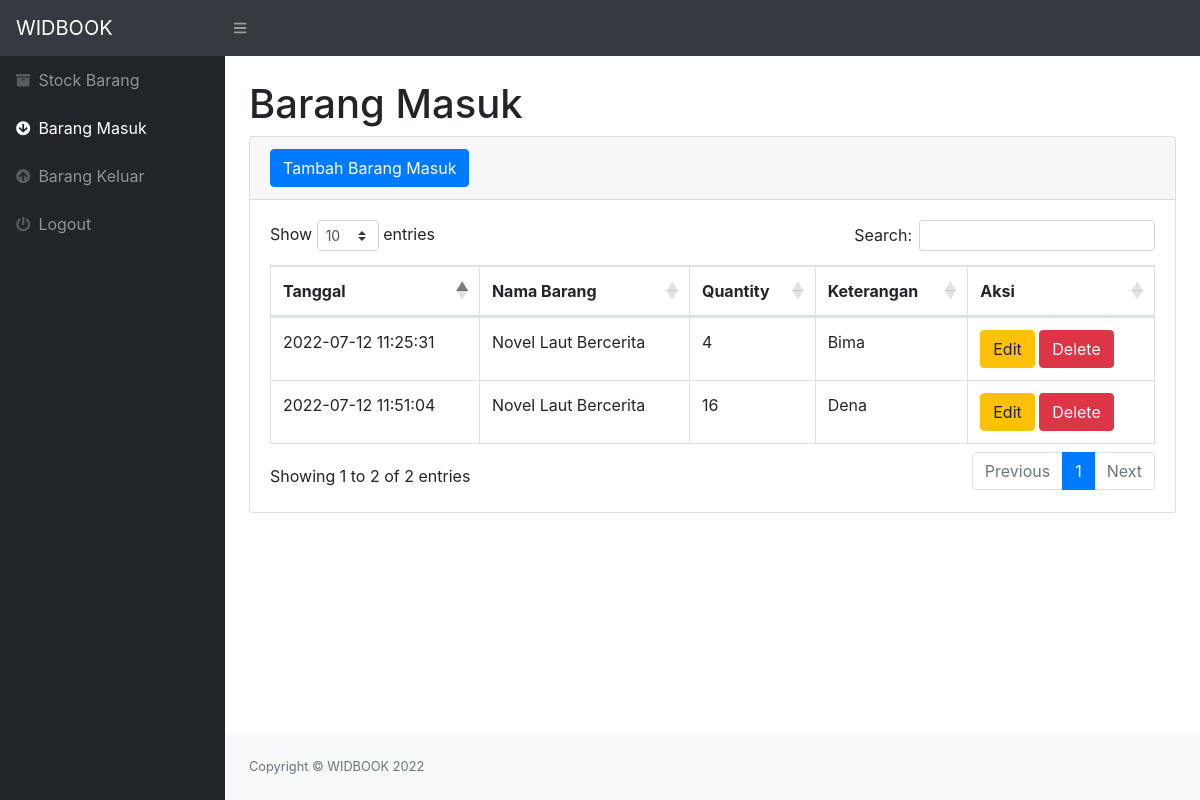
The app's page /masuk.php (signed in) with its own data.
### tables this page shows
CREATE TABLE `masuk` (
  `idmasuk` int(11) NOT NULL,
  `idbarang` int(11) NOT NULL,
  `tanggal` timestamp NOT NULL DEFAULT current_timestamp(),
  `keterangan` varchar(50) NOT NULL,
  `qty` int(11) NOT NULL
);

CREATE TABLE `stock` (
  `idbarang` int(11) NOT NULL,
  `namabarang` varchar(25) NOT NULL,
  `deskripsi` varchar(50) NOT NULL,
  `stock` int(11) NOT NULL
);

### masuk.php (the view, shortened to what this page needs)
<?php
require 'koneksi.php';
?>
<!DOCTYPE html>
<html lang="en">
    <head>
        <link href="css/styles.css" rel="stylesheet" />
        <link href="https://cdn.datatables.net/1.10.20/css/dataTables.bootstrap4.min.css" rel="stylesheet" />
    </head>
    <body class="sb-nav-fixed">
        <nav class="sb-topnav navbar navbar-expand navbar-dark bg-dark">
            <a class="navbar-brand" href="index.php">WIDBOOK</a>
            <button class="btn btn-link btn-sm order-1 order-lg-0" id="sidebarToggle" href="#"><i class="fas fa-bars"></i></button>
        </nav>
        <div id="layoutSidenav">
            <div id="layoutSidenav_nav">
                <nav class="sb-sidenav accordion sb-sidenav-dark" id="sidenavAccordion">
                    <div class="sb-sidenav-menu">
                        <div class="nav">
                            <a class="nav-link" href="index.php">
                                <div class="sb-nav-link-icon"><i class="fas fa-archive"></i></div>
                                Stock Barang
                            </a>
                            <a class="nav-link" href="masuk.php">
                                <div class="sb-nav-link-icon"><i class="fas fa-arrow-circle-down"></i></div>
                                Barang Masuk
                            </a>
                            <a class="nav-link" href="keluar.php">
                                <div class="sb-nav-link-icon"><i class="fas fa-arrow-circle-up"></i></div>
                                Barang Keluar
                            </a>
                            <a class="nav-link" href="logout.php">
                                <div class="sb-nav-link-icon"><i class="fas fa-power-off"></i></div>
                                Logout
                            </a>
                </nav>
            </div>
            <div id="layoutSidenav_content">
                <main>
                    <div class="container-fluid">
                        <h1 class="mt-4">Barang Masuk</h1>
                        <div class="card mb-4">
                            <div class="card-header">
                                <button type="button" class="btn btn-primary" data-toggle="modal" data-target="#myModal">
                                    Tambah Barang Masuk</button>
                            </div>
                            <div class="card-body">
                                <div class="table-responsive">
                                    <table class="table table-bordered" id="dataTable" width="100%" cellspacing="0">
                                        <thead>
                                            <tr>
                                                <th>Tanggal</th>
                                                <th>Nama Barang</th>
                                                <th>Quantity</th>
                                                <th>Keterangan</th>
                                                <th>Aksi</th>
                                            </tr>
                                        </thead>
                                        <tbody>
                                            <?php
                                            $ambilsemuadatastock = mysqli_query($conn, "SELECT * FROM masuk m,
                                            stock s WHERE s.idbarang = m.idbarang");
                                            while($data = mysqli_fetch_array($ambilsemuadatastock)){
                                                $idm = $data['idmasuk'];
                                                $tanggal = $data['tanggal'];
                                                $namabarang = $data['namabarang'];
                                                $qty = $data['qty'];
                                                $keterangan = $data['keterangan'];
                                            ?>
                                            <tr>
                                                <td><?=$tanggal;?></td>
                                                <td><?=$namabarang;?></td>
                                                <td><?=$qty;?></td>
                                                <td><?=$keterangan;?></td>
                                                <td>
                                                    <button type="button" class="btn btn-warning"
                                                    data-toggle="modal" data-target="#edit<?=$idm;?>">
                                                    Edit </button>
                                                    <button type="button" class="btn btn-danger"
                                                    data-toggle="modal" data-target="#delete<?=$idm;?>">
                                                    Delete </button>
                                                </td>
                                            </tr>
                                            </div>
                                            <?php
                                            };
                                            ?>
                                </div>
                            </div>
                        </div>
                    </div>
                <footer class="py-4 bg-light mt-auto">
                    <div class="container-fluid">
                        <div class="d-flex align-items-center justify-content-between small">
                            <div class="text-muted">Copyright &copy; WIDBOOK 2022</div>
                        </div>
                    </div>
                </footer>
    </body>
</html>

### records on screen
masuk: tanggal "2022-07-12 11:25:31", idbarang.namabarang "Novel Laut Bercerita", qty "4", keterangan "Bima"
masuk: tanggal "2022-07-12 11:51:04", idbarang.namabarang "Novel Laut Bercerita", qty "16", keterangan "Dena"
